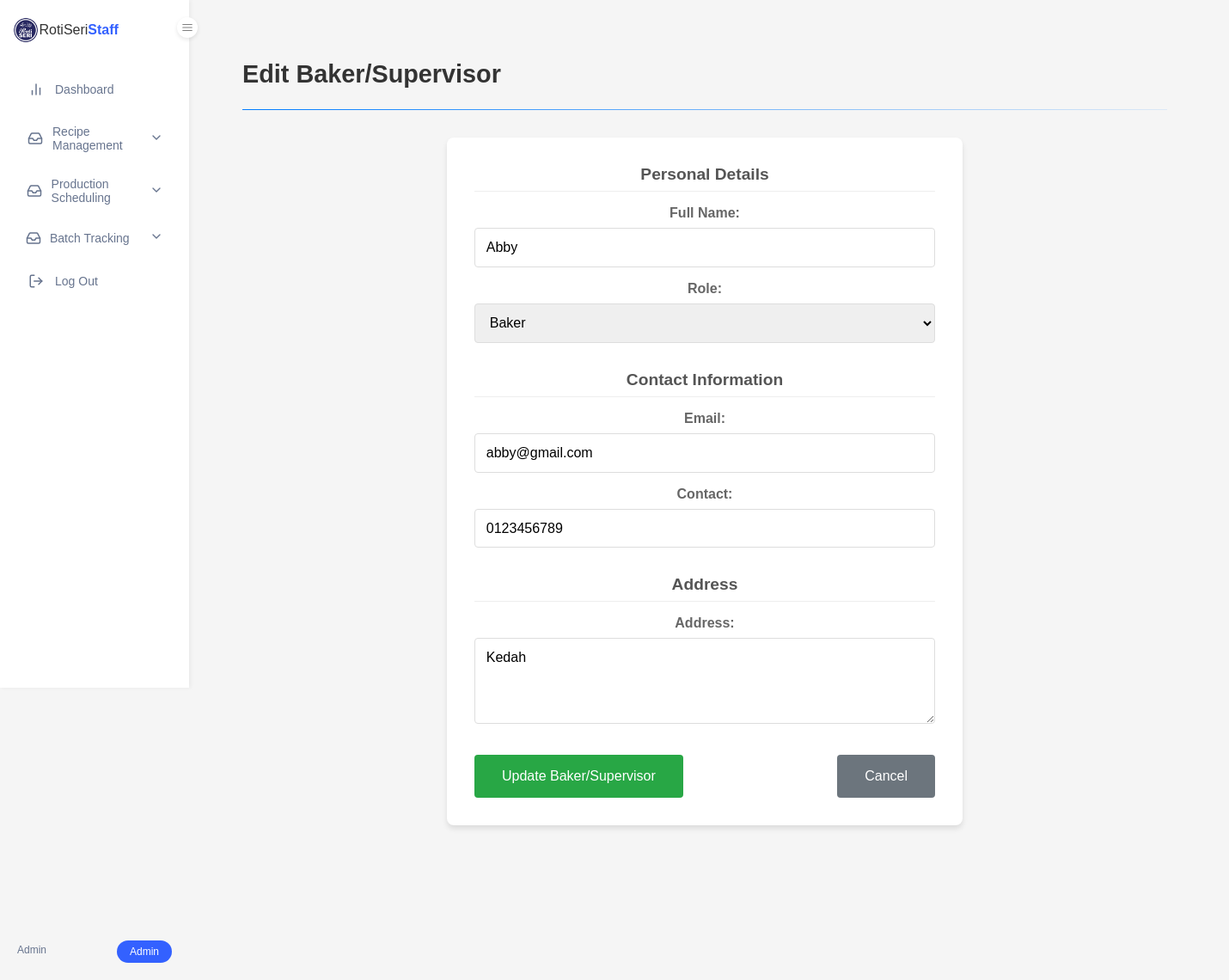
The app's page /rotiseriproduction/edit_baker.php?edit_id=15 (signed in) with its own data.
### tables this page shows
CREATE TABLE `tbl_users` (
  `user_id` int(6) NOT NULL,
  `user_fullName` varchar(200) NOT NULL,
  `user_contact` varchar(100) NOT NULL,
  `user_address` text NOT NULL,
  `user_email` varchar(200) NOT NULL,
  `user_password` varchar(200) NOT NULL,
  `user_dateRegister` datetime NOT NULL DEFAULT current_timestamp(),
  `user_role` varchar(10) NOT NULL DEFAULT 'Baker',
  `reset_token` varchar(255) DEFAULT NULL,
  `token_expiry` datetime DEFAULT NULL
);

### rotiseriproduction/edit_baker.php (the view, shortened to what this page needs)
<?php
require_once 'config/db_connection.php';
$fullName = $role = $email = $contact = $address = "";
function sanitize_input($data) {
    $data = preg_replace('/<\b[^>]*>(.*?)<\/>/is', "", $data);
    $data = preg_replace('/on\w+\s*=\s*["\'][^"\']*["\']/is', "", $data);
    return htmlspecialchars(trim($data));
}
if (isset($_GET['edit_id'])) {
    $edit_id = $_GET['edit_id'];
    try {
        $stmt = $conn->prepare("SELECT * FROM tbl_users WHERE user_id = :edit_id");
        $stmt->execute([':edit_id' => $edit_id]);
        $baker = $stmt->fetch(PDO::FETCH_ASSOC);
        if ($baker) {
            $fullName = sanitize_input($baker['user_fullName']);
            $role = sanitize_input($baker['user_role']);
            $email = sanitize_input($baker['user_email']);
            $contact = sanitize_input($baker['user_contact']);
            $address = sanitize_input($baker['user_address']);
        } else {
            $error_message = "Baker not found.";
        }
    } catch (PDOException $e) {
        $error_message = "Error: " . $e->getMessage();
    }
}
?>
<!DOCTYPE html>
<html lang="en">
<head>
    <link rel="stylesheet" href="css/style.css">
    <link rel="stylesheet" href="css/dashboard.css">
    <link rel="stylesheet" href="css/add_baker.css">
    <link rel="stylesheet" href="https://cdnjs.cloudflare.com/ajax/libs/font-awesome/5.15.4/css/all.min.css">
</head>
<body>
    <?php include 'includes/dashboard_navigation.php'; ?>
    <main class="main-content">
        <div class="page-header">
            <h1>Edit Baker/Supervisor</h1>
            <div class="divider"></div>
        </div>
        <div class="baker-form-container">
            <form method="POST" action="">
                <div class="baker-form-section">
                    <h2>Personal Details</h2>
                    <div class="baker-form-group">
                        <label for="fullName">Full Name:</label>
                        <input type="text" id="fullName" name="fullName" placeholder="Enter full name" value="<?php echo htmlspecialchars($fullName); ?>" required>
                    </div>
                    <div class="baker-form-group">
                        <label for="role">Role:</label>
                        <select id="role" name="role" required>
                            <option value="Baker" <?php echo $role === 'Baker' ? 'selected' : ''; ?>>Baker</option>
                        </select>
                    </div>
                </div>
                <div class="baker-form-section">
                    <h2>Contact Information</h2>
                    <div class="baker-form-group">
                        <label for="email">Email:</label>
                        <input type="email" id="email" name="email" placeholder="Enter email address" value="<?php echo htmlspecialchars($email); ?>" required>
                    </div>
                    <div class="baker-form-group">
                        <label for="contact">Contact:</label>
                        <input type="text" id="contact" name="contact" placeholder="Enter contact number" value="<?php echo htmlspecialchars($contact); ?>" required>
                    </div>
                </div>
                <div class="baker-form-section">
                    <h2>Address</h2>
                    <div class="baker-form-group">
                        <label for="address">Address:</label>
                        <textarea id="address" name="address" placeholder="Enter address" required><?php echo htmlspecialchars($address); ?></textarea>
                    </div>
                </div>
                <div class="baker-form-actions">
                    <button type="submit" class="submit-btn">Update Baker/Supervisor</button>
                    <a href="baker_info.php" class="cancel-btn">Cancel</a>
                </div>
            </form>
        </div>
    </main>
</body>
</html>

### rotiseriproduction/css/style.css (style rules this page uses)
* { margin: 0; padding: 0; box-sizing: border-box; font-family: Arial, sans-serif; }
body { background: linear-gradient(rgba(0, 0, 0, 0.6), rgba(0, 0, 0, 0.6)), url('../assets/images/banner.png'); background-size: cover; background-position: center; background-attachment: fixed; min-height: 100vh; color: white; display: flex; flex-direction: column; }
main { max-width: 1200px; margin: 8rem auto; text-align: center; padding: 0 1rem; flex: 1; }

### rotiseriproduction/css/dashboard.css (style rules this page uses)
body { display: grid; grid-template-areas: "sidebar topbar" "sidebar main" "sidebar bottombar"; grid-template-columns: 250px 1fr; grid-template-rows: 50px 1fr auto; min-height: 100vh; background-color: white; position: relative; background-image: none; }
.main-content { grid-area: main; padding: 2rem 2rem 0 0; margin-top: 50px; margin-left: 0; width: calc(100% - 0px); transition: width 0.3s ease, margin-left 0.3s ease; padding-left: 0; display: block; }
.page-header { padding: 0 2rem; margin-bottom: 2rem; text-align: left; }
.page-header h1 { font-size: 1.8rem; color: #333; margin: 0; padding-bottom: 1rem; }
.divider { height: 1px; background: linear-gradient(to right, #007bff, rgba(0, 123, 255, 0.1)); margin-top: 0.5rem; width: 100%; align-self: flex-start; }

### rotiseriproduction/css/add_baker.css (style rules this page uses)
.baker-form-container { background: #fff; padding: 2rem; margin: 2rem auto; max-width: 600px; border-radius: 8px; box-shadow: 0 4px 6px rgba(0, 0, 0, 0.1); }
.baker-form-section { margin-bottom: 2rem; }
.baker-form-section h2 { font-size: 1.2rem; color: #555; margin-bottom: 1rem; padding-bottom: 0.5rem; border-bottom: 1px solid #eee; }
.baker-form-group { margin-bottom: 1rem; }
.baker-form-group label { display: block; margin-bottom: 0.5rem; color: #666; font-weight: bold; }
.baker-form-group input, .baker-form-group select, .baker-form-group textarea { width: 100%; padding: 0.8rem; border: 1px solid #ddd; border-radius: 4px; font-size: 1rem; }
.baker-form-group textarea { resize: vertical; min-height: 100px; }
.baker-form-actions { display: flex; justify-content: space-between; align-items: center; margin-top: 2rem; }
.submit-btn { background: #28a745; color: #fff; border: none; border-radius: 4px; padding: 1rem 2rem; font-size: 1rem; cursor: pointer; transition: background-color 0.3s; }
.cancel-btn { background: #6c757d; color: white; border: none; border-radius: 4px; padding: 1rem 2rem; font-size: 1rem; cursor: pointer; text-decoration: none; transition: background-color 0.3s; }

### rotiseriproduction/includes/dashboard_navigation.php (style rules this page uses)
* { margin: 0; padding: 0; box-sizing: border-box; font-family: Arial, sans-serif; }
body { display: flex; background-color: #f5f5f5; }
.main-content { flex: 1; margin-left: 220px; padding: 20px 30px; }

### records on screen
tbl_users: fullName "Abby", role "Baker", email "abby@gmail.com", contact "0123456789", address "Kedah"

### other values on screen
$_SESSION['user_fullName'] "Admin"
$_SESSION['user_role'] "Admin"
